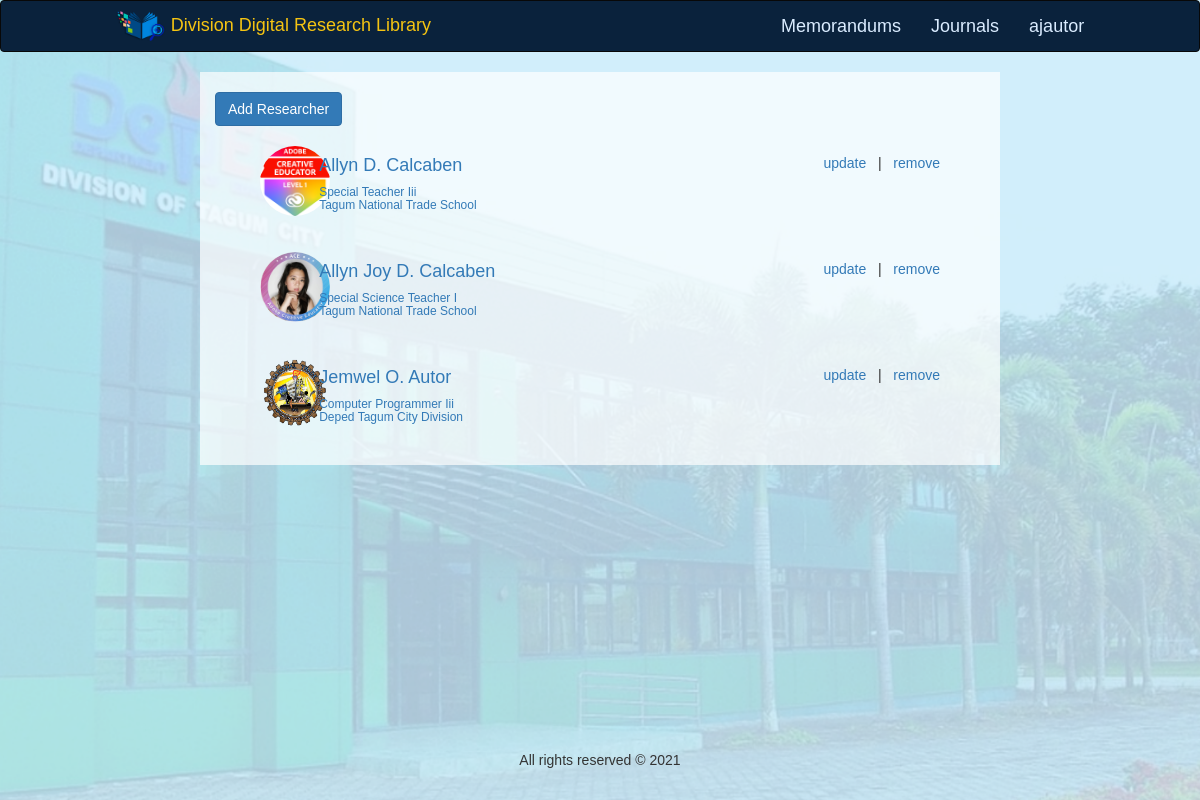
Screenshot of /pages/researcher_list.php (signed in) with the database file from the repository.
### tables this page shows
CREATE TABLE `researcher` (
  `researcher_id` int(255) NOT NULL,
  `researcher_user_id` int(255) DEFAULT NULL,
  `researcher_first_name` varchar(1024) NOT NULL,
  `researcher_middle_name` varchar(1024) NOT NULL,
  `researcher_last_name` varchar(1024) NOT NULL,
  `researcher_office` varchar(1024) NOT NULL,
  `researcher_designation` varchar(1024) NOT NULL,
  `researcher_profile_picture` varchar(1024) NOT NULL,
  `researcher_email` varchar(1024) NOT NULL
);

### pages/researcher_list.php (the view, shortened to what this page needs)
<?php
include "../database/db_config.php";
?>
<DOCTYPE! html>
<html>
	<head>
		<link rel="stylesheet" href="https://cdnjs.cloudflare.com/ajax/libs/font-awesome/4.7.0/css/font-awesome.min.css">
		<link rel="stylesheet" type="text/css" href="../bootstrap-3.3.7-dist/css/bootstrap.css">
		<link rel="stylesheet" type="text/css" href="../bootstrap-3.3.7-dist/css/bootstrap.min.css">
		<link rel="stylesheet" type="text/css" href="../css/body_css.css">
        <link rel="stylesheet" type="text/css" href="../css/footer_css.css">
        <link rel="stylesheet" type="text/css" href="../css/nav_css.css">
	</head>
	<body class="bg-light">
		<nav class="navbar navbar-inverse" >
		  	<div class="container-fluid col-md-10 col-md-offset-1">
			    <div class="navbar-header">
			      	<a class="navbar-brand nav_title_a" href="homepage.php">
			      		<span><img src="../images/logo1.png" height="30px" width="50px"></span>
			      			<span class="title_brand_nav"> Division Digital Research Library </span>
			      	</a>
			    </div>
			    <ul class="nav navbar-nav navbar-right">
			    	<li class="title_brand"><a class="title_brand" href="memorandum.php">Memorandums</a></li>
			    	<li class="title_brand"><a class="title_brand" href="journals.php">Journals</a></li>
                    <li class="dropdown title_brand">
                        <a href="#" class="dropbtn title_brand"><?= $_SESSION['user'] ?></a>
                    </li>
			    </ul>
		  	</div>
		</nav>
		<div class="container-fluid text-center">
		  	<div class="row content">
			    <div class="col-sm-2 sidenav">
			    </div>
			     <div class="col-sm-8 center-div body_middle">
			      	<div class="center_content" >
				    	<br>
						<div class="text-justify">
							<button type="button" class="btn btn-primary " data-toggle="modal" data-target="#AddResearcherModal" data-whatever="AddResearcher">
								Add Researcher
							</button>
						</div>
						<br>
						<?php
						$query = "SELECT * FROM researcher ORDER BY researcher_first_name";
						if ($result = $db->query($query)) {
							$profileDir = "../images/profile_pictures/";
							$defaultImg = "default_profile_picture.jpg";
							while ($row = $result->fetch_assoc()) {
								$userFullname = $row['researcher_first_name']." ".$row['researcher_middle_name'][0].". ".$row['researcher_last_name'];
								$userImage = empty($row['researcher_profile_picture']) ? $defaultImg : $row['researcher_profile_picture'];
								echo "
									<div class=\"col-sm-12 text-justify\" >
										<a href=\"user_profile_researcher.php?id=".$row['researcher_id']."\">
											<div class=\"col-sm-12\">
												<div class=\"col-sm-1\" >
													<img class=\"img-circle\" src=\"".$profileDir.$userImage."\" alt=\"".$userFullname."\" width=\"70px\" height=\"70px\">
												</div>
												<div class=\"col-sm-7 \" style=\" \">
													<p class=\"h4\" style=\" \">
														".ucwords(strtolower($userFullname))."
													</p>
													<p class=\"h6\">
														".ucwords(strtolower($row['researcher_designation']))."
														<br>
														".ucwords(strtolower($row['researcher_office']))."
														<br>
													</p>
												</div>
												<div class=\"col-sm-4 text-right h5\" style=\" \">
													<a href=\"#UpdateResearcherModal\" data-toggle=\"modal\" data-target=\"#UpdateResearcherModal".$row['researcher_id']."\" data-whatever=\"UpdateResearcher\">update</a>
													&nbsp;&nbsp;|&nbsp;&nbsp;
													<a href=\" \">remove</a>
												</div>
											</div>
										</a>
										<p> &nbsp;</p>
									</div>
								";
						?>
				      	<?php
				      		}
						} else {
							echo "<p> No users yet.</p>";
						}
						?>
					</div>
			    </div>
			    <div class="col-sm-2 sidenav">
			    </div>
		  </div>
		</div>
		<footer class="container-fluid text-center mt-auto">
  			<p>All rights reserved &copy; 2021</p>
		</footer>
	</body>
</html>

### css/body_css.css (style rules this page uses)
body { margin: 0; font-family: Arial, Helvetica, sans-serif; background-color: #f0f0ff; background-image: url('../images/bg2.png'); background-position: center; background-repeat: no-repeat; background-size: cover; }
.navbar-header, nav, .navbar { color: black; }
.navbar { background-color: #0a223c; }
.nav_title_a { margin-top: -5px; }
.title_brand_nav, .nav { font: Helvetica; color: #f5c412; }
.title_brand { font: Helvetica; color: #f5c412; font-size: 18px; }
li.title_brand a.title_brand { font: Helvetica; color: #daecff; font-size: 18px; }
.body_middle { background: rgba(255, 255, 255, 0.7) }

### css/footer_css.css (style rules this page uses)
footer { position: absolute; bottom: 0; width: 100%; height: 50px; }

### css/nav_css.css (style rules this page uses)
body { margin: 0; font-family: Arial, Helvetica, sans-serif; }

### rows the page displays
researcher: researcher_profile_picture (picture), userFullname "Allyn D. Calcaben", researcher_designation "Special Teacher Iii", researcher_office "Tagum National Trade School"
researcher: researcher_profile_picture (picture), userFullname "Allyn Joy D. Calcaben", researcher_designation "Special Science Teacher I", researcher_office "Tagum National Trade School"
researcher: researcher_profile_picture (picture), userFullname "Jemwel O. Autor", researcher_designation "Computer Programmer Iii", researcher_office "Deped Tagum City Division"

### other values shown
$_SESSION['user'] "ajautor"
